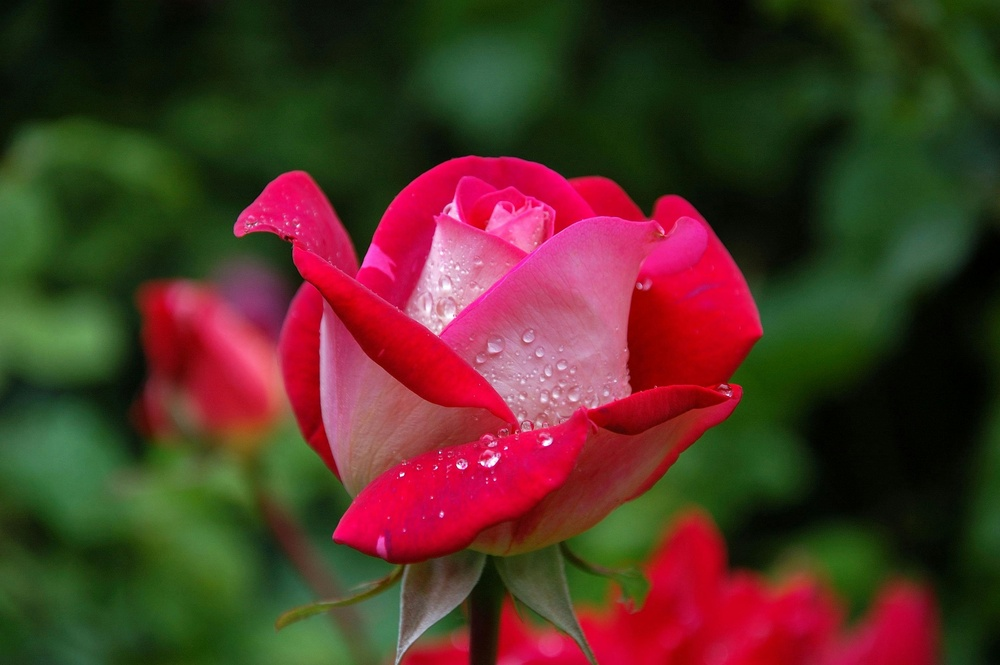
#> input picture pexels-pixabay-56866.jpg, 1000 x 665 px, shrunk from 3008 x 2000 before the run, found by its file name
$ python program8a.py
#> lines starting #> are read from the running program, lines starting #| are printed output that depends on the picture; after the words box and inside, x2 and y2 are one past the last pixel; in counts of white or black regions, pixels touching at a corner belong together
# 	Implement any two segmentation algorithms and compare the efficiency with ground truth.

import cv2
import matplotlib.pyplot as plt

# Load image in grayscale
img = cv2.imread('image/pexels-pixabay-56866.jpg', cv2.IMREAD_GRAYSCALE)
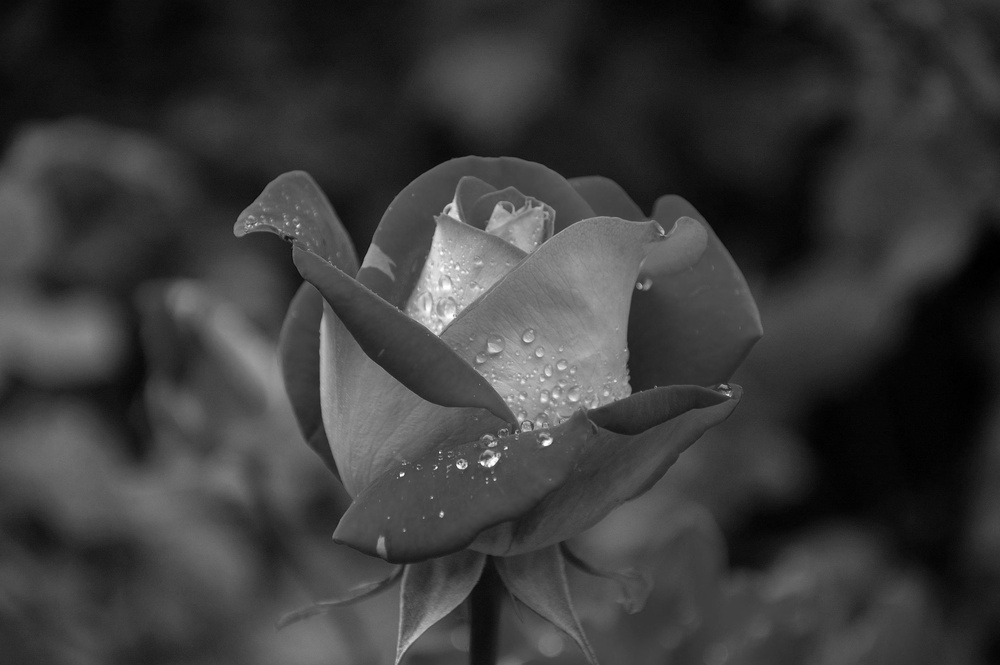
#> img: shape (665, 1000); min 0, max 255, mean 58.9

# Global threshold (Otsu)
_, otsu_thresh = cv2.threshold(img, 0, 255, cv2.THRESH_BINARY + cv2.THRESH_OTSU)
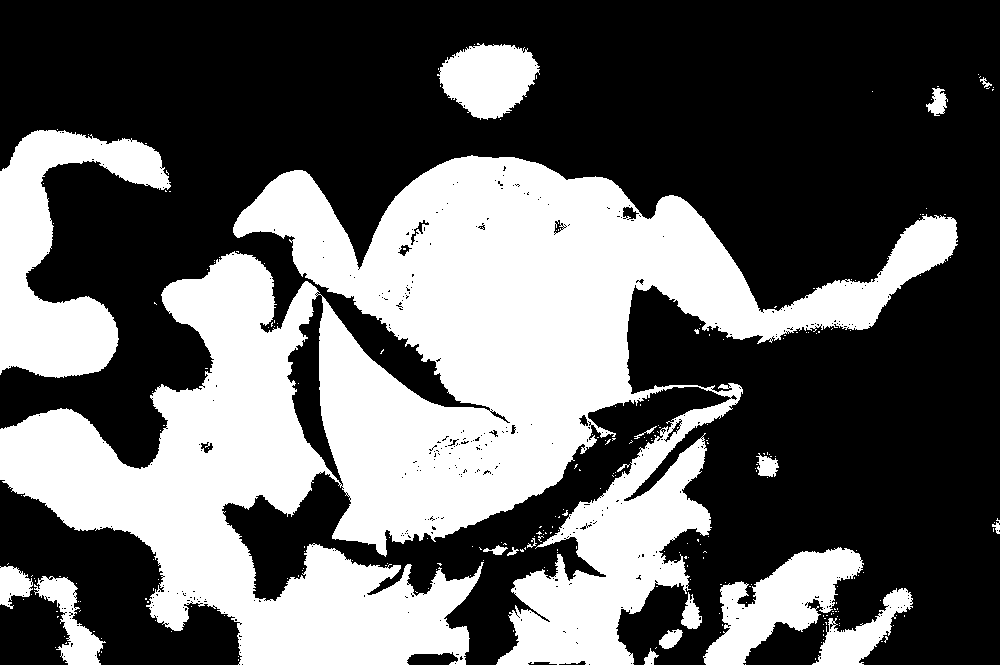
#> otsu_thresh: shape (665, 1000); 38.4% white; 260 white regions (241 under 20 px), largest, box (x1, y1, x2, y2) and area: (0, 155, 958, 665) 214007, (0, 130, 171, 378) 18999, (703, 547, 864, 665) 8447

# Adaptive threshold
adaptive_thresh = cv2.adaptiveThreshold(
    img, 255,
    cv2.ADAPTIVE_THRESH_GAUSSIAN_C,
    cv2.THRESH_BINARY,
    11, 2
)
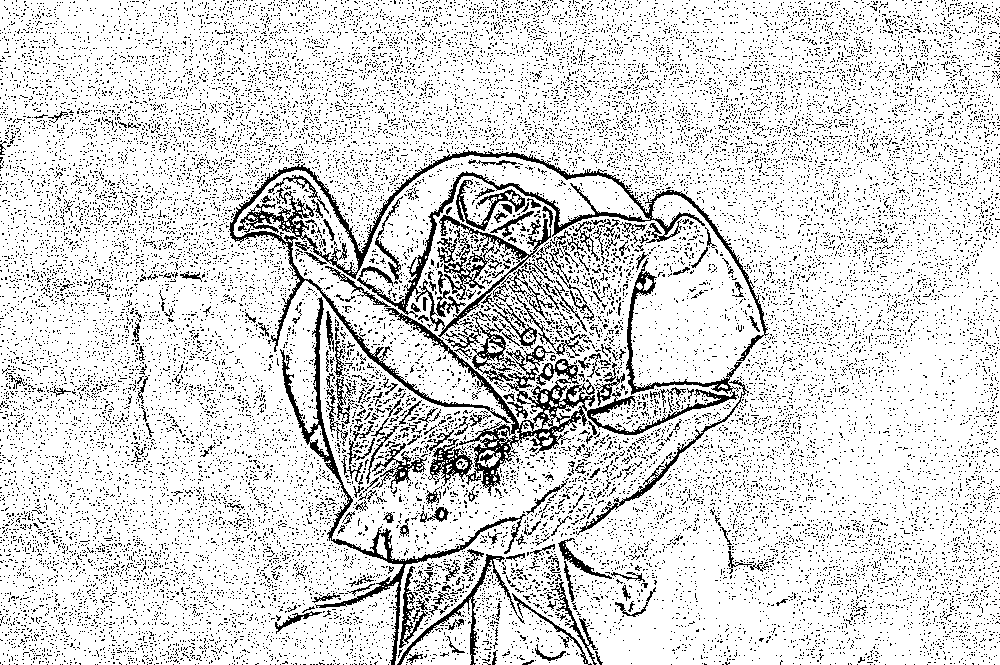
#> adaptive_thresh: shape (665, 1000); 85.1% white; black in thin lines or dots

# Display results
plt.figure(figsize=(12, 5))
plt.subplot(1, 3, 1)
plt.title("Original")
plt.imshow(img, cmap='gray')
plt.axis('off')

plt.subplot(1, 3, 2)
plt.title("Otsu Global Threshold")
plt.imshow(otsu_thresh, cmap='gray')
plt.axis('off')

plt.subplot(1, 3, 3)
plt.title("Adaptive Threshold")
plt.imshow(adaptive_thresh, cmap='gray')
plt.axis('off')

plt.show()
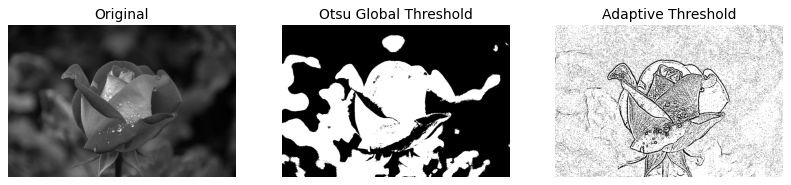
#> figure drawn by matplotlib, 3 panels
